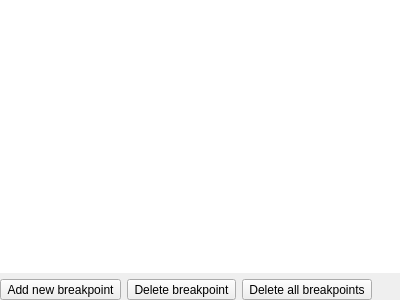
<?xml version="1.0" encoding="UTF-8"?>
<ui version="4.0">
 <class>BreakpointWidget</class>
 <widget class="QDockWidget" name="BreakpointWidget">
  <property name="geometry">
   <rect>
    <x>0</x>
    <y>0</y>
    <width>400</width>
    <height>300</height>
   </rect>
  </property>
  <property name="windowTitle">
   <string notr="true">Breakpoints</string>
  </property>
  <widget class="QWidget" name="dockWidgetContents">
   <layout class="QVBoxLayout" name="verticalLayout">
    <property name="leftMargin">
     <number>0</number>
    </property>
    <property name="topMargin">
     <number>0</number>
    </property>
    <property name="rightMargin">
     <number>0</number>
    </property>
    <property name="bottomMargin">
     <number>0</number>
    </property>
    <item>
     <widget class="CutterTreeView" name="breakpointTreeView">
      <property name="styleSheet">
       <string notr="true">CutterTreeView::item
{
    padding-top: 1px;
    padding-bottom: 1px;
}</string>
      </property>
      <property name="frameShape">
       <enum>QFrame::NoFrame</enum>
      </property>
      <property name="lineWidth">
       <number>0</number>
      </property>
      <property name="indentation">
       <number>8</number>
      </property>
      <property name="sortingEnabled">
       <bool>true</bool>
      </property>
     </widget>
    </item>
    <item>
     <layout class="QHBoxLayout" name="hLayout">
       <item>
       <widget class="QToolButton" name="addBreakpoint">
        <property name="text">
         <string>Add new breakpoint</string>
        </property>
       </widget>
      </item>
      <item>
       <widget class="QToolButton" name="delBreakpoint">
        <property name="text">
         <string>Delete breakpoint</string>
        </property>
       </widget>
      </item>
      <item alignment="Qt::AlignLeft">
       <widget class="QToolButton" name="delAllBreakpoints">
        <property name="text">
         <string>Delete all breakpoints</string>
        </property>
       </widget>
      </item>
     </layout>
    </item>
   </layout>
  </widget>
 </widget>
 <customwidgets>
  <customwidget>
   <class>CutterTreeView</class>
   <extends>QTreeView</extends>
   <header>widgets/CutterTreeView.h</header>
   <container>1</container>
  </customwidget>
 </customwidgets>
 <resources/>
 <connections/>
</ui>
